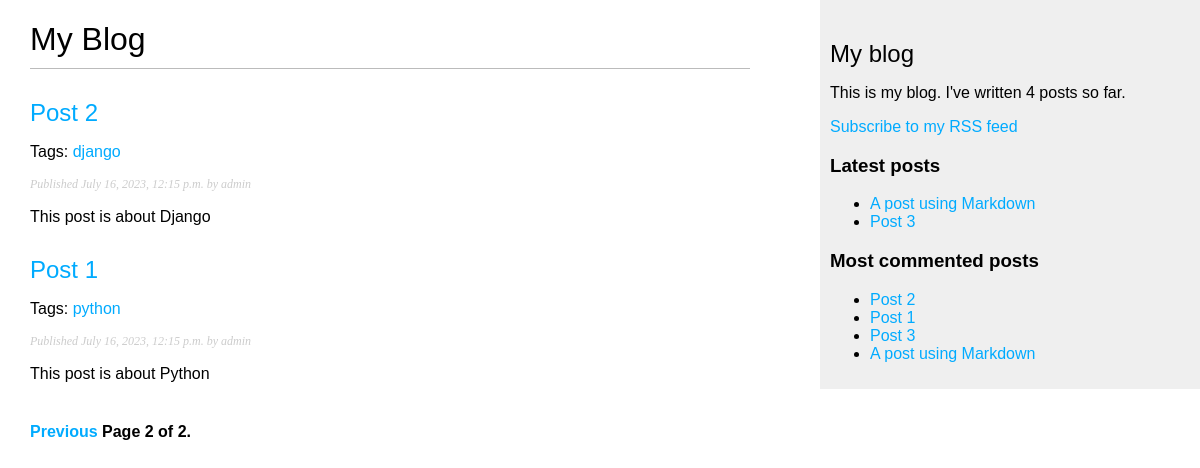
Screenshot of /blog/?page=2 with the database file from the repository.
### blog/models.py (models this page shows, shortened)
class Post(models.Model):
    class Status(models.TextChoices):
        DRAFT = 'DF', 'Draft'
        PUBLISHED = 'PB', 'Published'
    title = models.CharField(max_length=250)
    slug = models.SlugField(max_length=250, unique_for_date='publish')
    author = models.ForeignKey(User, on_delete=models.CASCADE, related_name='blog_posts')
    body = models.TextField()
    publish = models.DateTimeField(default=timezone.now)
    created = models.DateTimeField(auto_now_add=True)
    updated = models.DateTimeField(auto_now=True)
    status = models.CharField(max_length=2, choices=Status.choices, default=Status.DRAFT)
    objects = models.Manager()
    published = PublishedManager()
    tags = TaggableManager()
    class Meta:
        ordering = ['-publish']
        indexes = [
            models.Index(fields=['-publish']),
        ]
    def get_absolute_url(self):
        return reverse('blog:post_detail', args=[self.publish.year, self.publish.month, self.publish.day, self.slug])

### blog/views.py (the view)
# urls.py: path('', views.post_list, name='post_list', ),
def post_list(request, tag_slug=None):
    object_list = Post.published.all()
    tag = None
    if tag_slug:
        tag = get_object_or_404(Tag, slug=tag_slug)
        object_list = object_list.filter(tags__in=[tag])
    paginator = Paginator(object_list, 2)
    page_number = request.GET.get('page', 1)
    try:
        posts = paginator.page(page_number)
    except EmptyPage:
        posts = paginator.page(paginator.num_pages)
    except PageNotAnInteger:
        posts = paginator.page(1)
    return render(request, 'blog/post/list.html', {'posts': posts, 'tag': tag})

### blog/models.py (called while the page is built)
    def get_queryset(self):
        return super().get_queryset().filter(status=Post.Status.PUBLISHED)

### blog/templatetags/blog_tags.py (called while the page is built)
@register.simple_tag
def total_posts():
    return Post.published.count()

@register.inclusion_tag('blog/post/latest_posts.html')
def show_latest_posts(count=5):
    latest_posts = Post.published.order_by('-publish')[:count]
    return {'latest_posts': latest_posts}

@register.simple_tag
def get_most_commented_posts(count=5):
    return Post.published.annotate(total_comments=Count('comments')).order_by('-total_comments')[:count]

@register.filter(name='markdown')
def markdown_format(text):
    return mark_safe(markdown.markdown(text))

### blog/templates/blog/post/list.html (shortened to what this page needs)
{% extends "blog/base.html" %}
{% load blog_tags %}
 {% block content %}
    <h1>My Blog</h1>
     {% for post in posts %}
        <h2>
            <a href="{{post.get_absolute_url}}">
                {{ post.title }}
            </a>
        </h2>
         <p class="tags">
            Tags:
            {% for tag in post.tags.all %}
                <a href="{% url 'blog:post_list_by_tag' tag.slug %}">
                    {{ tag.name }}
                </a>
            {% endfor %}
        </p>
         <p class="date">
            Published {{ post.publish }} by {{ post.author }}
        </p>
         {{ post.body | markdown | truncatewords:30 }}
    {% endfor %}
     {% include "pagination.html" with page=posts %}
{% endblock %}

### blog/templates/blog/base.html (shortened to what this page needs)
{% load blog_tags %}
{% load static %}
 <!DOCTYPE html>
<html>
<head>
  <link href="{% static 'css/blog.css' %}" rel="stylesheet">
</head>
<body>
  <div id="content">
    {% block content %}
    {% endblock %}
  </div>
  <div id="sidebar">
    <h2>My blog</h2>
    <p>
       This is my blog. I've written {% total_posts %} posts so far.
    </p>
    <p>
      <a href="{% url 'blog:post_feed' %}">
        Subscribe to my RSS feed
      </a>
    </p>
    <h3>Latest posts</h3>
    {% show_latest_posts 2 %}
    <h3>Most commented posts</h3>
    {% get_most_commented_posts as most_commented_posts %}
    <ul>
      {% for post in most_commented_posts %}
        <li>
          <a href="{{ post.get_absolute_url }}">{{ post.title }}</a>
        </li>
      {% endfor %}
    </ul>
  </div>
</body>
</html>

### blog/templates/blog/post/latest_posts.html
<ul>
    {% for post in latest_posts %}
        <li>
            <a href="{{ post.get_absolute_url }}">{{ post.title }}</a>
        </li>
    {% endfor %}
</ul>

### blog/static/css/blog.css (style rules this page uses)
body { margin:0; padding:0; font-family:helvetica, sans-serif; }
a { color:#00abff; text-decoration:none; }
h1 { font-weight:normal; border-bottom:1px solid #bbb; padding:0 0 10px 0; }
h2 { font-weight:normal; margin:30px 0 0; }
#content { float:left; width:60%; padding:0 0 0 30px; }
#sidebar { float:right; width:30%; padding:10px; background:#efefef; height:100%; }
p.date { color:#ccc; font-family: georgia, serif; font-size: 12px; font-style: italic; }

### rows the page displays
Post: title "Post 2", publish "July 16, 2023, 12:15 p.m.", author "admin", body "This post is about Django"
Tag: name "django"
Post: title "Post 1", publish "July 16, 2023, 12:15 p.m.", author "admin", body "This post is about Python"
Tag: name "python"
Post: title "A post using Markdown"
Post: title "Post 3"

### other values shown
{{ page.number }} "2"
{{ page.paginator.num_pages }} "2"
